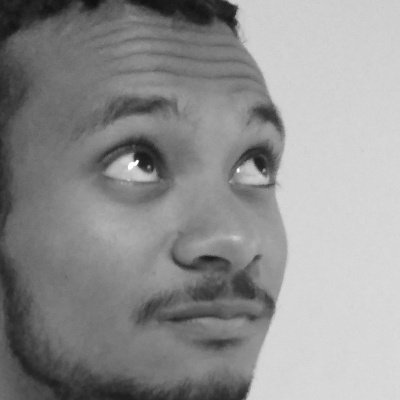
//> input picture facepessoa.1.1.jpg, 400 x 400 px, given in place of pessoa.1.1.jpg, which was not available
$ ./main   (built with g++ and OpenCV 4)
//> lines starting //> are read from the running program, lines starting //| are printed output that depends on the picture; pictures that were not available may be replaced by others from this repository, and a replacement may not be noted
#include <opencv2/core/core.hpp>
#include <opencv2/imgproc/imgproc.hpp>
#include <opencv2/highgui/highgui.hpp>
#include <opencv2/objdetect/objdetect.hpp>

#include <iostream>
#include <stdio.h>
#include <math.h>


using namespace std;
using namespace cv;

//Variaveis:
int escolha=1;
Mat dest;
Mat img;

string face_cascade_name = "haarcascade_frontalface_alt.xml";
CascadeClassifier face_cascade;
string window_name = "Capture - Face detection";
int filenumber; // Number of file to be saved
int i;
string filename;
string nomeArquivo;
string nomeArquivoFinal;
double lm = 0.5+1/100.0;

Size size(400,400);//the dst image size,e.g.100x100
Mat dst;//dst image
Mat src;//src image
Mat newtam;

Mat GaborCurvo2(int ks, double sig, double th, double lm, double ps, double curva){
    int c=curva;
    int hks = (ks-1)/2;
    double theta = th*CV_PI/180;
    double psi = ps*CV_PI/180;
    double del = 2.0/(ks-1);
    double lmbd = lm;
    double sigma = sig/ks;
    double x_theta;
    double y_theta;
    Mat kernel(ks,ks, CV_32F);
    for (int y=-hks; y<=hks; y++)
    {
        for (int x=-hks; x<=hks; x++)
        {
            y_theta = -x*del*sin(theta)+y*del*cos(theta);
            x_theta = x*del*cos(theta)+y*del*sin(theta)+(c*(pow(y_theta,2)));

            kernel.at<float>(hks+y,hks+x) = (float)exp(-0.5*(pow(x_theta,2)+pow(y_theta,2))/pow(sigma,2))* cos(2*CV_PI*x_theta/lmbd + psi);
        }
    }
    return kernel;
}

Mat filterApplication(Mat imagem){
    Mat i1 = imagem;
    Mat i2;
    cvtColor(i1, i2, CV_BGR2GRAY);
    Mat i3;
    i2.convertTo(i3, CV_32F, 1.0/255, 0);
    Mat kernel = GaborCurvo2(21, 2, 180, lm, 90,2);
    Mat imFinal;
    filter2D(i3, imFinal, CV_32F, kernel);

    return imFinal;
}

Mat faceDetector(Mat photo){
    std::vector<Rect> faces;
    Mat photo_gray;
    Mat crop;
    Mat res;
    Mat gray;
    string text;
    stringstream sstm;

    cvtColor(photo, photo_gray, COLOR_BGR2GRAY);
    equalizeHist(photo_gray, photo_gray);

// Detect faces
    face_cascade.detectMultiScale(photo_gray, faces, 1.1, 2, 0 | CASCADE_SCALE_IMAGE, Size(30, 30));

// Set Region of Interest
    Rect roi_b;
    Rect roi_c;

    size_t ic = 0; // ic is index of current element
    int ac = 0; // ac is area of current element

    size_t ib = 0; // ib is index of biggest element
    int ab = 0; // ab is area of biggest element

    for (ic = 0; ic < faces.size(); ic++) // Iterate through all current elements (detected faces)

    {
        roi_c.x = faces[ic].x;
        roi_c.y = faces[ic].y;
        roi_c.width = (faces[ic].width);
        roi_c.height = (faces[ic].height);

        ac = roi_c.width * roi_c.height; // Get the area of current element (detected face)

        roi_b.x = faces[ib].x;
        roi_b.y = faces[ib].y;
        roi_b.width = (faces[ib].width);
        roi_b.height = (faces[ib].height);

        ab = roi_b.width * roi_b.height; // Get the area of biggest element, at beginning it is same as "current" element

        if (ac > ab)
        {
            ib = ic;
            roi_b.x = faces[ib].x;
            roi_b.y = faces[ib].y;
            roi_b.width = (faces[ib].width);
            roi_b.height = (faces[ib].height);
        }


    }
        crop = photo(roi_b);
        resize(crop, res, Size(400, 400), 0, 0, INTER_LINEAR); // This will be needed later while saving images
        cvtColor(crop, gray, CV_BGR2GRAY); // Convert cropped image to Grayscale

        Mat aux;
        resize(gray,aux,size);

        return aux;
}

int main(int argc, char** argv){

    while(escolha!=0){
        cout<< "1" <<endl;
        cout<< "2 - DETECTAR FACES"<<endl;
        cout<< "3 - APLICAR FILTRO NAS FACES"<<endl;
        cin>>escolha;
//> the answer given: 1
        if(escolha == 1){
            if (!face_cascade.load(face_cascade_name))
            {
                printf("--(!)Error loading\n");
                return (-1);
            };
            i=1;

                nomeArquivo = "";
                stringstream identicador;
                identicador << i;
                nomeArquivo = "pessoa.1."+identicador.str()+".jpg";
                cout<<nomeArquivo<<endl;
                Mat readImage = imread(nomeArquivo,1);
//> readImage is the input picture: 400 rows x 400 cols, CV_8UC3; min 15, max 255, mean 144.6

                Mat detectedFace = faceDetector(readImage);
//> in faceDetector, `equalizeHist(photo_gray, photo_gray);`:
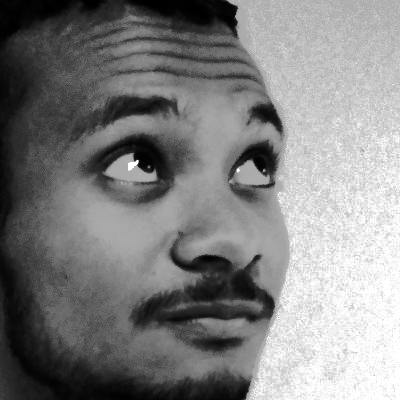
//> photo_gray: 400 rows x 400 cols, CV_8UC1; min 0, max 255, mean 129.3
//> in faceDetector, `face_cascade.detectMultiScale(photo_gray, faces, 1.1, 2, 0 | CASCADE_S..`: faces = 1 Rect (x, y, width, height): [18, 20, 367, 367]
//> the loop in faceDetector, `for (ic = 0; ic < faces.size(); ic++)` made 1 pass
//> (ac, ab) on pass 1: (134689, 134689)
//> in faceDetector, `crop = photo(roi_b);`:
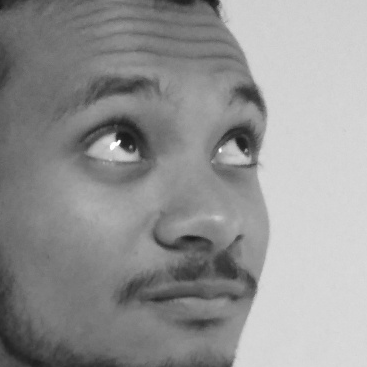
//> crop: 367 rows x 367 cols, CV_8UC3; min 24, max 255, mean 148.2

                imshow("RESULTADO PARCIAL",detectedFace);
                waitKey();

                Mat grayDetectedFace;

//> (the run ends here: the program stops with an error, at `cvtColor(detectedFace, grayDetectedFace, CV_BGR2GRAY);`)

$ run again, on facepessoa.1.2.jpg
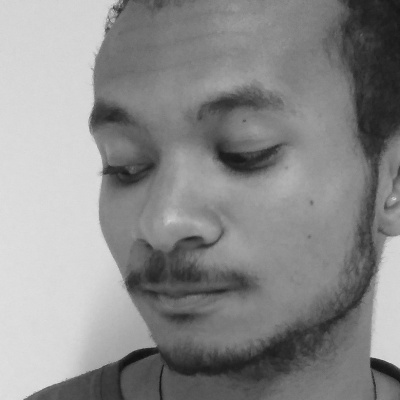
//> input picture facepessoa.1.2.jpg, 400 x 400 px, given in place of pessoa.1.1.jpg, which was not available
//> readImage is the input picture: 400 rows x 400 cols, CV_8UC3; min 15, max 225, mean 138.8
//> in faceDetector, `equalizeHist(photo_gray, photo_gray);`:
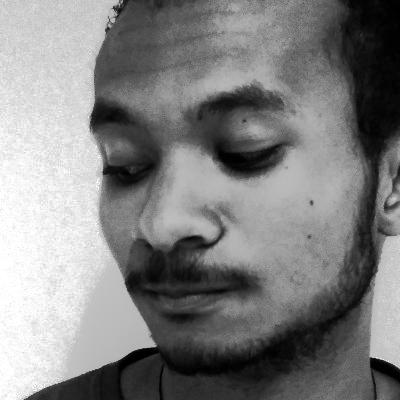
//> photo_gray: 400 rows x 400 cols, CV_8UC1; min 0, max 255, mean 128.8
//> faces = 1 Rect (x, y, width, height): [14, 20, 350, 350]
//> the loop in faceDetector, `for (ic = 0; ic < faces.size(); ic++)` made 1 pass
//> (ac, ab) on pass 1: (122500, 122500)
//> in faceDetector, `crop = photo(roi_b);`:
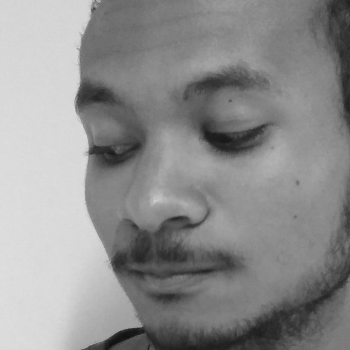
//> crop: 350 rows x 350 cols, CV_8UC3; min 15, max 223, mean 142.3
